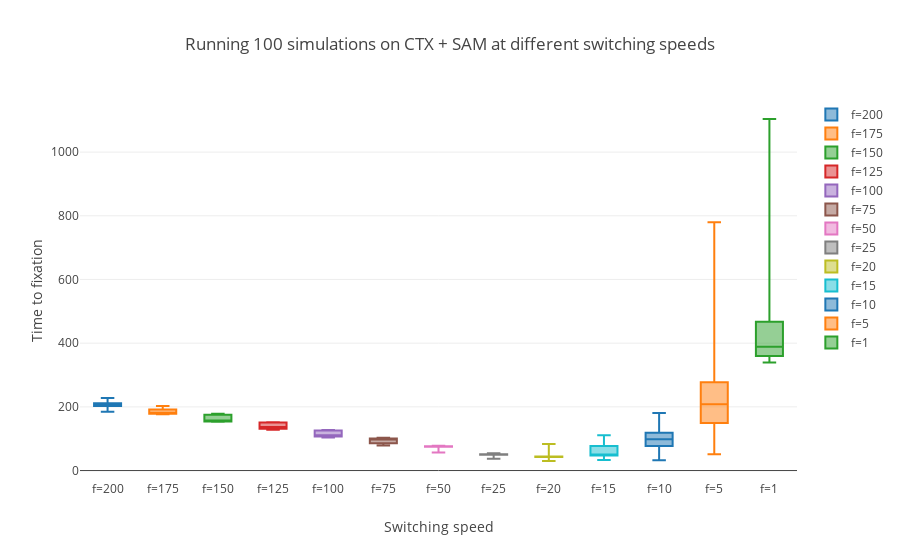

Notebook code for this chart:
### Markdown cell above
### K=10^4

### Code cell
display(table_switching(pairs[0], carrying_cap=10**4, prob_mutation=10**-3))
box_switching(pairs[0], carrying_cap=10**4, prob_mutation=10**-3)
